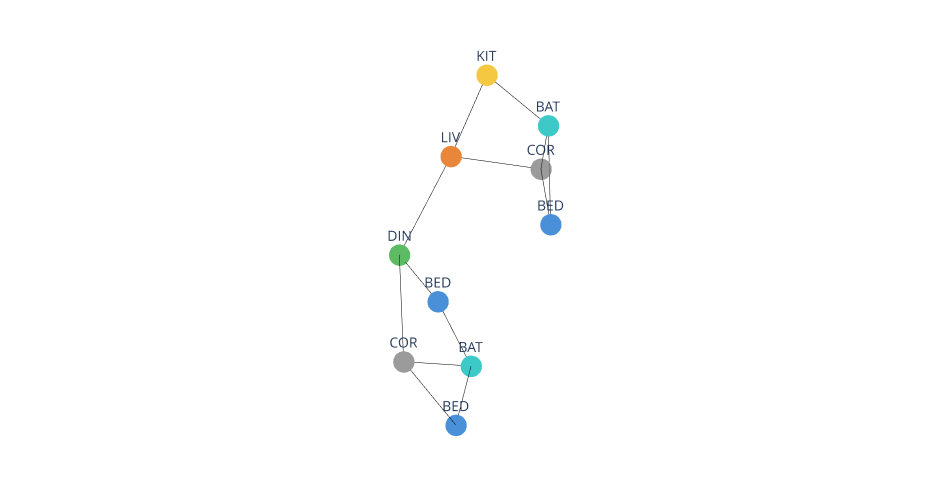
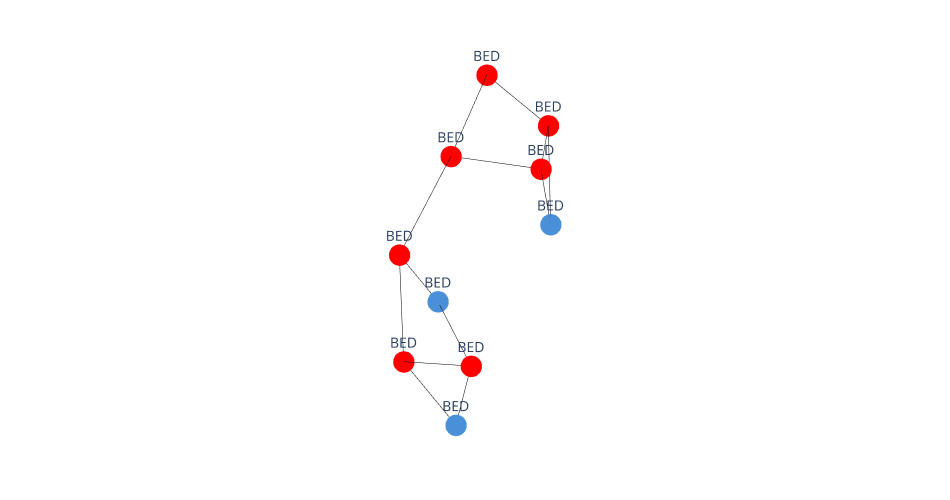
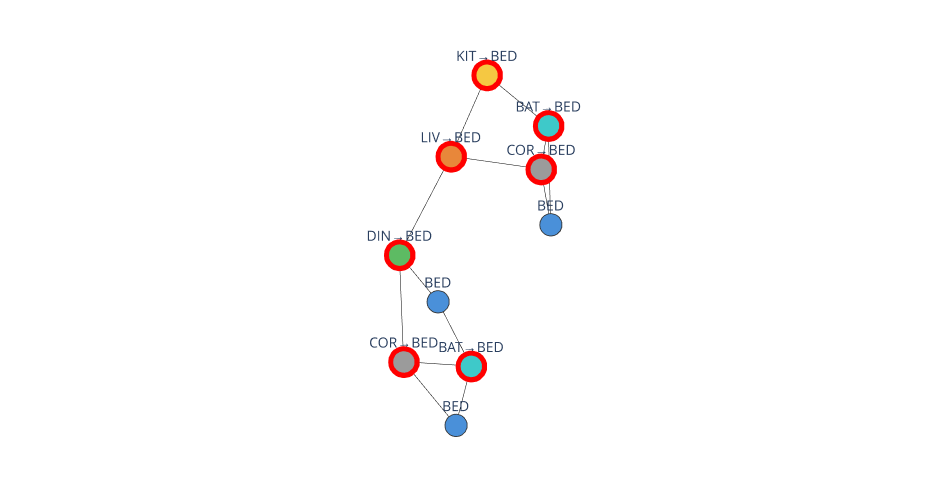

Source (notebook cell) for these figures, in order:
### Markdown cell above
## 10. Visualise predictions on graph

Reloads the graph from CSV and colours vertices by true label vs predicted label.
Misclassified nodes appear larger and red.

### Code cell
import pandas as pd
from topologicpy.Color import Color

ROOM_COLORS = {
    0: '#4A90D9',   # bedroom
    1: '#E8873A',   # livingroom
    2: '#F5C842',   # kitchen
    3: '#5DBB63',   # dining
    4: '#9B9B9B',   # corridor
    5: '#9B59B6',   # stairs
    6: '#8B6343',   # storeroom
    7: '#3EC9C9',   # bathroom
    8: '#A8E6A3',   # balcony
}

ROOM_ABBR = {
    0: 'BED', 1: 'LIV', 2: 'KIT', 3: 'DIN',
    4: 'COR', 5: 'STR', 6: 'STO', 7: 'BAT', 8: 'BAL',
}

preds_df = pd.read_csv(DATASET_PATH / 'node_predictions.csv')
pred_map = dict(zip(preds_df['node_id'], preds_df['y_pred']))

vis_graphs = Graph.ByCSVPath(path=str(DATASET_PATH))
g = vis_graphs[0]

verts = Graph.Vertices(g) or []
for v in verts:
    d       = Topology.Dictionary(v)
    true    = Dictionary.ValueAtKey(d, 'label')
    node_id = Dictionary.ValueAtKey(d, 'node_id')
    if true is None or node_id is None:
        continue
    true    = int(true)
    node_id = int(node_id)
    pred    = int(pred_map.get(node_id, true))
    is_wrong = true != pred

    true_color      = ROOM_COLORS.get(true, '#888888')
    pred_show_color = 'red' if is_wrong else ROOM_COLORS.get(pred, '#888888')
    border_color    = 'red' if is_wrong else '#333333'
    border_width    = 6 if is_wrong else 1
    true_name       = ROOM_ABBR.get(true, str(true))
    pred_name       = ROOM_ABBR.get(pred, str(pred))
    overlay_label   = f'{true_name}→{pred_name}' if is_wrong else true_name

    d = Dictionary.SetValuesAtKeys(d,
        ['true_color', 'pred_show_color', 'border_color', 'border_width',
         'true', 'pred', 'true_name', 'pred_name', 'overlay_label'],
        [true_color, pred_show_color, border_color, border_width,
         true, pred, true_name, pred_name, overlay_label])
    v = Topology.SetDictionary(v, d)

g = Graph.Reshape(g)

print('--- True Labels ---')
Topology.Show(g, vertexSize=25, vertexColorKey='true_color',
              showVertexLabel=True, vertexLabelKey='true_name',
              backgroundColor='white', camera=[0, 0, 3],
              vertexLabelFontSize=14, renderer=renderer)

print('--- Predicted Labels (red = misclassified) ---')
Topology.Show(g, vertexSize=25, vertexColorKey='pred_show_color',
              showVertexLabel=True, vertexLabelKey='pred_name',
              backgroundColor='white', camera=[0, 0, 3],
              vertexLabelFontSize=14, renderer=renderer)

print('--- Overlay: true room color, red border = misclassified, label = true→pred ---')
Topology.Show(g, vertexSize=25, vertexColorKey='true_color',
              vertexBorderColorKey='border_color', vertexBorderWidthKey='border_width',
              showVertexLabel=True, vertexLabelKey='overlay_label',
              backgroundColor='white', camera=[0, 0, 3],
              vertexLabelFontSize=14, renderer=renderer)

### Figure 1 — Plotly figure (JSON) as saved in the notebook; plotly's stock layout.template omitted (floating-point values rounded to 4 significant figures)
{"data": [{"hoverinfo": "text", "hovertext": ["", "", null, "", "", null, "", "", null, "", "", null, "", "", null, "", "", null, "", "", null, "", "", null, "", "", null, "", "", null, "", "", null, "", "", null, "", "", null], "legendgroup": "2", "legendrank": 2, "line": {"color": "#000000", "width": 1}, "mode": "lines", "name": "1: Untitled (Edges)", "showlegend": false, "type": "scatter3d", "x": [-1.838, -1.061, null, -1.061, -0.2109, null, -1.061, -1.003, null, -0.2109, 0.4035, null, 0.4035, 1.701, null, -1.003, 0.4035, null, 2.105, 0.8028, null, 1.533, 0.8028, null, -1.838, -1.003, null, 2.772, 2.105, null, 1.533, 2.105, null, 1.701, 2.772, null, 1.701, 1.533, null], "y": [1.101, 0.9002, null, 0.9002, 1.337, null, 0.9002, 1.788, null, 1.337, 1.844, null, 1.844, 1.165, null, 1.788, 1.844, null, -0.1171, -0.1474, null, -0.01939, -0.1474, null, 1.101, 1.788, null, 0.6925, -0.1171, null, -0.01939, -0.1171, null, 1.165, 0.6925, null, 1.165, -0.01939, null], "z": [0, 0, null, 0, 0, null, 0, 0, null, 0, 0, null, 0, 0, null, 0, 0, null, 0, 0, null, 0, 0, null, 0, 0, null, 0, 0, null, 0, 0, null, 0, 0, null, 0, 0, null]}, {"customdata": ["BAT", "LIV", "BED", "DIN", "BAT", "KIT", "COR", "BED", "BED", "COR"], "hoverinfo": "text", "hovertemplate": ["Click BAT", "Click LIV", "Click BED", "Click DIN", "Click BAT", "Click KIT", "Click COR", "Click BED", "Click BED", "Click COR"], "hovertext": ["BAT", "LIV", "BED", "DIN", "BAT", "KIT", "COR", "BED", "BED", "COR"], "legendgroup": "1", "legendrank": 1, "marker": {"color": ["#3EC9C9", "#E8873A", "#4A90D9", "#5DBB63", "#3EC9C9", "#F5C842", "#9B9B9B", "#4A90D9", "#4A90D9", "#9B9B9B"], "line": {"width": 0}, "opacity": 1, "size": [25, 25, 25, 25, 25, 25, 25, 25, 25, 25], "sizemode": "diameter", "symbol": "circle"}, "mode": "markers+text", "name": "1: Untitled (Vertices)", "showlegend": false, "text": ["BAT", "LIV", "BED", "DIN", "BAT", "KIT", "COR", "BED", "BED", "COR"], "textfont": {"size": 14}, "type": "scatter3d", "x": [-1.061, 1.701, -0.2109, 0.4035, 2.105, 2.772, -1.003, 0.8028, -1.838, 1.533], "y": [0.9002, 1.165, 1.337, 1.844, -0.1171, 0.6925, 1.788, -0.1474, 1.101, -0.01939], "z": [0, 0, 0, 0, 0, 0, 0, 0, 0, 0]}], "layout": {"autosize": true, "height": 500, "margin": {"b": 40, "l": 40, "r": 40, "t": 40}, "paper_bgcolor": "#FFFFFF", "plot_bgcolor": "#FFFFFF", "scene": {"aspectmode": "data", "camera": {"center": {"x": 0, "y": 0, "z": 0}, "eye": {"x": 0, "y": 0, "z": 3}, "projection": {"type": "perspective"}, "up": {"x": 0, "y": 0, "z": 1}}, "xaxis": {"visible": false}, "yaxis": {"visible": false}, "zaxis": {"visible": false}}, "showlegend": true, "width": 950, "xaxis": {"showgrid": false, "visible": false, "zeroline": false}, "yaxis": {"showgrid": false, "visible": false, "zeroline": false}}}

### Figure 2 — Plotly figure (JSON) as saved in the notebook; plotly's stock layout.template omitted (floating-point values rounded to 4 significant figures)
{"data": [{"hoverinfo": "text", "hovertext": ["", "", null, "", "", null, "", "", null, "", "", null, "", "", null, "", "", null, "", "", null, "", "", null, "", "", null, "", "", null, "", "", null, "", "", null, "", "", null], "legendgroup": "2", "legendrank": 2, "line": {"color": "#000000", "width": 1}, "mode": "lines", "name": "1: Untitled (Edges)", "showlegend": false, "type": "scatter3d", "x": [-1.838, -1.061, null, -1.061, -0.2109, null, -1.061, -1.003, null, -0.2109, 0.4035, null, 0.4035, 1.701, null, -1.003, 0.4035, null, 2.105, 0.8028, null, 1.533, 0.8028, null, -1.838, -1.003, null, 2.772, 2.105, null, 1.533, 2.105, null, 1.701, 2.772, null, 1.701, 1.533, null], "y": [1.101, 0.9002, null, 0.9002, 1.337, null, 0.9002, 1.788, null, 1.337, 1.844, null, 1.844, 1.165, null, 1.788, 1.844, null, -0.1171, -0.1474, null, -0.01939, -0.1474, null, 1.101, 1.788, null, 0.6925, -0.1171, null, -0.01939, -0.1171, null, 1.165, 0.6925, null, 1.165, -0.01939, null], "z": [0, 0, null, 0, 0, null, 0, 0, null, 0, 0, null, 0, 0, null, 0, 0, null, 0, 0, null, 0, 0, null, 0, 0, null, 0, 0, null, 0, 0, null, 0, 0, null, 0, 0, null]}, {"customdata": ["BED", "BED", "BED", "BED", "BED", "BED", "BED", "BED", "BED", "BED"], "hoverinfo": "text", "hovertemplate": ["Click BED", "Click BED", "Click BED", "Click BED", "Click BED", "Click BED", "Click BED", "Click BED", "Click BED", "Click BED"], "hovertext": ["BED", "BED", "BED", "BED", "BED", "BED", "BED", "BED", "BED", "BED"], "legendgroup": "1", "legendrank": 1, "marker": {"color": ["#FF0000", "#FF0000", "#4A90D9", "#FF0000", "#FF0000", "#FF0000", "#FF0000", "#4A90D9", "#4A90D9", "#FF0000"], "line": {"width": 0}, "opacity": 1, "size": [25, 25, 25, 25, 25, 25, 25, 25, 25, 25], "sizemode": "diameter", "symbol": "circle"}, "mode": "markers+text", "name": "1: Untitled (Vertices)", "showlegend": false, "text": ["BED", "BED", "BED", "BED", "BED", "BED", "BED", "BED", "BED", "BED"], "textfont": {"size": 14}, "type": "scatter3d", "x": [-1.061, 1.701, -0.2109, 0.4035, 2.105, 2.772, -1.003, 0.8028, -1.838, 1.533], "y": [0.9002, 1.165, 1.337, 1.844, -0.1171, 0.6925, 1.788, -0.1474, 1.101, -0.01939], "z": [0, 0, 0, 0, 0, 0, 0, 0, 0, 0]}], "layout": {"autosize": true, "height": 500, "margin": {"b": 40, "l": 40, "r": 40, "t": 40}, "paper_bgcolor": "#FFFFFF", "plot_bgcolor": "#FFFFFF", "scene": {"aspectmode": "data", "camera": {"center": {"x": 0, "y": 0, "z": 0}, "eye": {"x": 0, "y": 0, "z": 3}, "projection": {"type": "perspective"}, "up": {"x": 0, "y": 0, "z": 1}}, "xaxis": {"visible": false}, "yaxis": {"visible": false}, "zaxis": {"visible": false}}, "showlegend": true, "width": 950, "xaxis": {"showgrid": false, "visible": false, "zeroline": false}, "yaxis": {"showgrid": false, "visible": false, "zeroline": false}}}

### Figure 3 — Plotly figure (JSON) as saved in the notebook; plotly's stock layout.template omitted (floating-point values rounded to 4 significant figures)
{"data": [{"hoverinfo": "text", "hovertext": ["", "", null, "", "", null, "", "", null, "", "", null, "", "", null, "", "", null, "", "", null, "", "", null, "", "", null, "", "", null, "", "", null, "", "", null, "", "", null], "legendgroup": "2", "legendrank": 2, "line": {"color": "#000000", "width": 1}, "mode": "lines", "name": "1: Untitled (Edges)", "showlegend": false, "type": "scatter3d", "x": [-1.838, -1.061, null, -1.061, -0.2109, null, -1.061, -1.003, null, -0.2109, 0.4035, null, 0.4035, 1.701, null, -1.003, 0.4035, null, 2.105, 0.8028, null, 1.533, 0.8028, null, -1.838, -1.003, null, 2.772, 2.105, null, 1.533, 2.105, null, 1.701, 2.772, null, 1.701, 1.533, null], "y": [1.101, 0.9002, null, 0.9002, 1.337, null, 0.9002, 1.788, null, 1.337, 1.844, null, 1.844, 1.165, null, 1.788, 1.844, null, -0.1171, -0.1474, null, -0.01939, -0.1474, null, 1.101, 1.788, null, 0.6925, -0.1171, null, -0.01939, -0.1171, null, 1.165, 0.6925, null, 1.165, -0.01939, null], "z": [0, 0, null, 0, 0, null, 0, 0, null, 0, 0, null, 0, 0, null, 0, 0, null, 0, 0, null, 0, 0, null, 0, 0, null, 0, 0, null, 0, 0, null, 0, 0, null, 0, 0, null]}, {"hoverinfo": "skip", "legendgroup": "1", "legendrank": 1, "marker": {"color": ["#FF0000", "#FF0000", "#333333", "#FF0000", "#FF0000", "#FF0000", "#FF0000", "#333333", "#333333", "#FF0000"], "line": {"width": 0}, "opacity": 1, "size": [37, 37, 27, 37, 37, 37, 37, 27, 27, 37], "sizemode": "diameter", "symbol": "circle"}, "mode": "markers", "name": "1: Untitled (Vertices)", "showlegend": false, "type": "scatter3d", "x": [-1.061, 1.701, -0.2109, 0.4035, 2.105, 2.772, -1.003, 0.8028, -1.838, 1.533], "y": [0.9002, 1.165, 1.337, 1.844, -0.1171, 0.6925, 1.788, -0.1474, 1.101, -0.01939], "z": [0, 0, 0, 0, 0, 0, 0, 0, 0, 0]}, {"customdata": ["BAT→BED", "LIV→BED", "BED", "DIN→BED", "BAT→BED", "KIT→BED", "COR→BED", "BED", "BED", "COR→BED"], "hoverinfo": "text", "hovertemplate": ["Click BAT→BED", "Click LIV→BED", "Click BED", "Click DIN→BED", "Click BAT→BED", "Click KIT→BED", "Click COR→BED", "Click BED", "Click BED", "Click COR→BED"], "hovertext": ["BAT→BED", "LIV→BED", "BED", "DIN→BED", "BAT→BED", "KIT→BED", "COR→BED", "BED", "BED", "COR→BED"], "legendgroup": "1", "legendrank": 1, "marker": {"color": ["#3EC9C9", "#E8873A", "#4A90D9", "#5DBB63", "#3EC9C9", "#F5C842", "#9B9B9B", "#4A90D9", "#4A90D9", "#9B9B9B"], "line": {"width": 0}, "opacity": 1, "size": [25, 25, 25, 25, 25, 25, 25, 25, 25, 25], "sizemode": "diameter", "symbol": "circle"}, "mode": "markers+text", "name": "1: Untitled (Vertices)", "showlegend": false, "text": ["BAT→BED", "LIV→BED", "BED", "DIN→BED", "BAT→BED", "KIT→BED", "COR→BED", "BED", "BED", "COR→BED"], "textfont": {"size": 14}, "type": "scatter3d", "x": [-1.061, 1.701, -0.2109, 0.4035, 2.105, 2.772, -1.003, 0.8028, -1.838, 1.533], "y": [0.9002, 1.165, 1.337, 1.844, -0.1171, 0.6925, 1.788, -0.1474, 1.101, -0.01939], "z": [0, 0, 0, 0, 0, 0, 0, 0, 0, 0]}], "layout": {"autosize": true, "height": 500, "margin": {"b": 40, "l": 40, "r": 40, "t": 40}, "paper_bgcolor": "#FFFFFF", "plot_bgcolor": "#FFFFFF", "scene": {"aspectmode": "data", "camera": {"center": {"x": 0, "y": 0, "z": 0}, "eye": {"x": 0, "y": 0, "z": 3}, "projection": {"type": "perspective"}, "up": {"x": 0, "y": 0, "z": 1}}, "xaxis": {"visible": false}, "yaxis": {"visible": false}, "zaxis": {"visible": false}}, "showlegend": true, "width": 950, "xaxis": {"showgrid": false, "visible": false, "zeroline": false}, "yaxis": {"showgrid": false, "visible": false, "zeroline": false}}}
